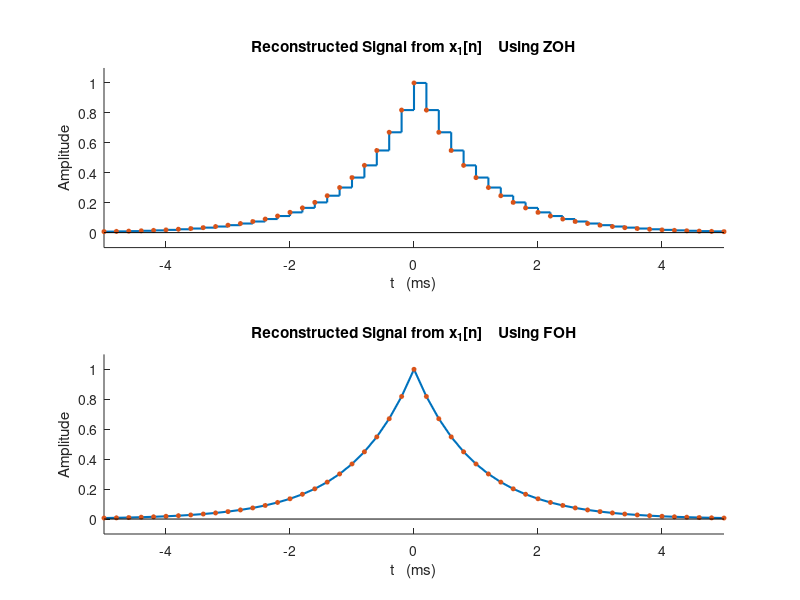

Reproduce this figure in MATLAB.
% [Chp 3 Section 3.4 Page 94]
%
%  EXAMPLE 3.23
%  
%  Plot the reconstructed signal from the samples x1[n] in Example 3.19 
%  using the ZOH and the FOH interpolations. Comment on the plots.

% >>>>> solution <<<<<

% define DT signal x1[n]
Fs = 5000;                          % samples/second
Ts = 1/Fs;
n = -25:1:25; 
x = exp(-1000*abs(n*Ts));

% plot resconstructed signal, from x1[n] and x2[n]
figure;
subplot(2, 1, 1);
hold on;
    stairs(n*Ts*1000, x, 'LineWidth', 1.5);
    stem(n*Ts*1000, x, 'filled', 'MarkerSize', 3, 'LineStyle','none');  
hold off;
xlabel('t   (ms)'); ylabel('Amplitude'); 
xlim([-5 5]); ylim([-0.1 1.1]);
title('Reconstructed Signal from x_1[n]    Using ZOH');
subplot(2, 1, 2);
hold on;
    plot(n*Ts*1000, x, 'LineWidth', 1.5);
    stem(n*Ts*1000, x, 'filled', 'MarkerSize', 3, 'LineStyle','none');  
hold off;
xlabel('t   (ms)'); ylabel('Amplitude'); 
xlim([-5 5]); ylim([-0.1 1.1]);
title({'';'Reconstructed Signal from x_1[n]    Using FOH'});
